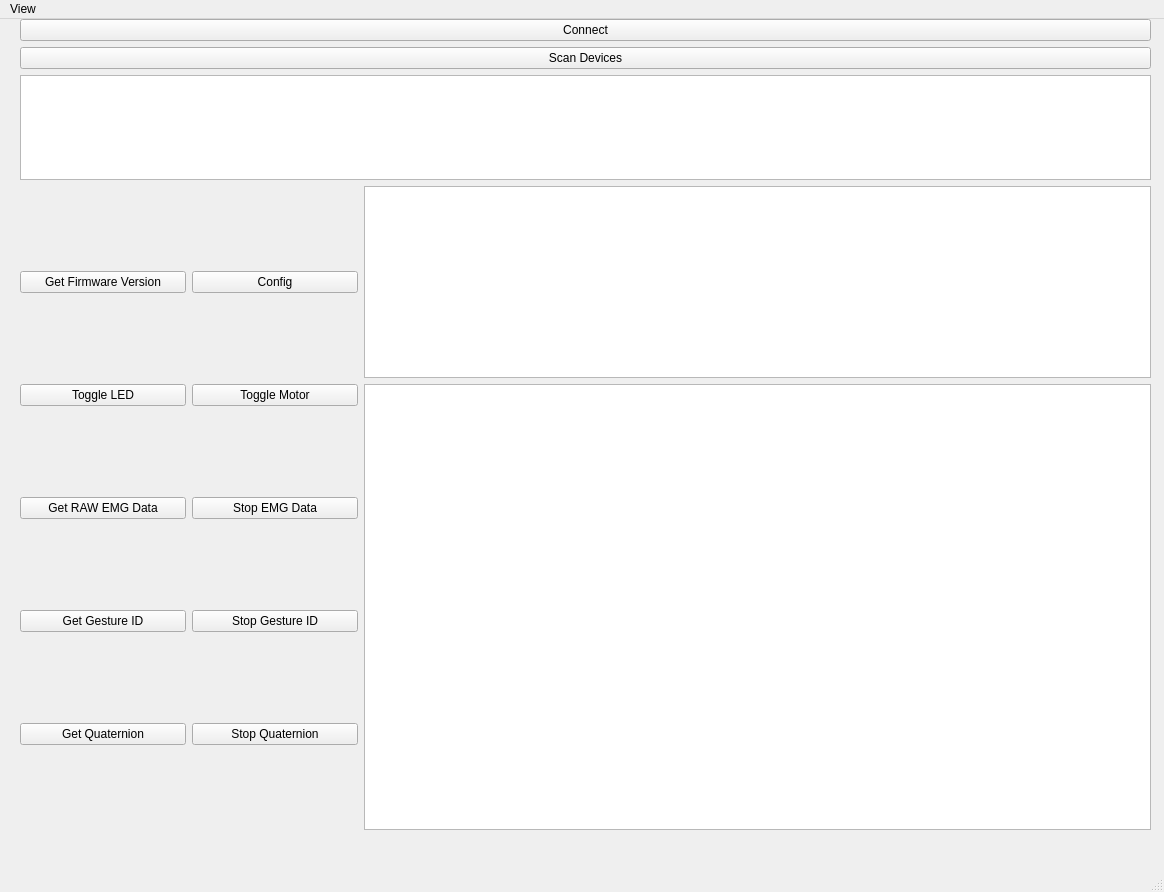
<?xml version="1.0" encoding="UTF-8"?>
<ui version="4.0">
 <class>MainWindow</class>
 <widget class="QMainWindow" name="MainWindow">
  <property name="geometry">
   <rect>
    <x>0</x>
    <y>0</y>
    <width>1164</width>
    <height>892</height>
   </rect>
  </property>
  <property name="windowTitle">
   <string>MainWindow</string>
  </property>
  <widget class="QWidget" name="centralwidget">
   <widget class="QWidget" name="layoutWidget">
    <property name="geometry">
     <rect>
      <x>20</x>
      <y>0</y>
      <width>1131</width>
      <height>811</height>
     </rect>
    </property>
    <layout class="QVBoxLayout" name="verticalLayout_4" stretch="20,80">
     <item>
      <layout class="QVBoxLayout" name="verticalLayout_3">
       <item>
        <layout class="QVBoxLayout" name="verticalLayout_5">
         <item>
          <widget class="QPushButton" name="connect_btn">
           <property name="text">
            <string>Connect</string>
           </property>
          </widget>
         </item>
         <item>
          <widget class="QPushButton" name="scan_btn">
           <property name="text">
            <string>Scan Devices</string>
           </property>
          </widget>
         </item>
         <item>
          <widget class="QListView" name="device_list"/>
         </item>
        </layout>
       </item>
      </layout>
     </item>
     <item>
      <layout class="QHBoxLayout" name="horizontalLayout_7" stretch="30,70">
       <item>
        <layout class="QVBoxLayout" name="verticalLayout">
         <item>
          <layout class="QHBoxLayout" name="horizontalLayout" stretch="50,50">
           <item>
            <widget class="QPushButton" name="firmware_btn">
             <property name="text">
              <string>Get Firmware Version</string>
             </property>
            </widget>
           </item>
           <item>
            <widget class="QPushButton" name="emg_btn">
             <property name="text">
              <string>Config</string>
             </property>
            </widget>
           </item>
          </layout>
         </item>
         <item>
          <layout class="QHBoxLayout" name="horizontalLayout_2">
           <item>
            <widget class="QPushButton" name="led_btn">
             <property name="text">
              <string>Toggle LED</string>
             </property>
            </widget>
           </item>
           <item>
            <widget class="QPushButton" name="motor_btn">
             <property name="text">
              <string>Toggle Motor</string>
             </property>
            </widget>
           </item>
          </layout>
         </item>
         <item>
          <layout class="QHBoxLayout" name="horizontalLayout_3">
           <item>
            <widget class="QPushButton" name="raw_emg_btn">
             <property name="text">
              <string>Get RAW EMG Data</string>
             </property>
            </widget>
           </item>
           <item>
            <widget class="QPushButton" name="stop_emg_btn">
             <property name="text">
              <string>Stop EMG Data</string>
             </property>
            </widget>
           </item>
          </layout>
         </item>
         <item>
          <layout class="QHBoxLayout" name="horizontalLayout_4">
           <item>
            <widget class="QPushButton" name="gesture_btn">
             <property name="text">
              <string>Get Gesture ID</string>
             </property>
            </widget>
           </item>
           <item>
            <widget class="QPushButton" name="stop_gesture_btn">
             <property name="text">
              <string>Stop Gesture ID</string>
             </property>
            </widget>
           </item>
          </layout>
         </item>
         <item>
          <layout class="QHBoxLayout" name="horizontalLayout_5">
           <item>
            <widget class="QPushButton" name="quaternion_btn">
             <property name="text">
              <string>Get Quaternion</string>
             </property>
            </widget>
           </item>
           <item>
            <widget class="QPushButton" name="stop_quat_btn">
             <property name="text">
              <string>Stop Quaternion</string>
             </property>
            </widget>
           </item>
          </layout>
         </item>
        </layout>
       </item>
       <item>
        <layout class="QVBoxLayout" name="verticalLayout_2" stretch="0,80">
         <item>
          <widget class="QListView" name="listView_2"/>
         </item>
         <item>
          <widget class="QListView" name="listView"/>
         </item>
        </layout>
       </item>
      </layout>
     </item>
    </layout>
   </widget>
  </widget>
  <widget class="QMenuBar" name="menubar">
   <property name="geometry">
    <rect>
     <x>0</x>
     <y>0</y>
     <width>1164</width>
     <height>27</height>
    </rect>
   </property>
   <widget class="QMenu" name="menuMode">
    <property name="title">
     <string>View</string>
    </property>
    <addaction name="actionEMG_Band"/>
    <addaction name="actionData_Visualization"/>
    <addaction name="actionClassification_Methods"/>
   </widget>
   <addaction name="menuMode"/>
  </widget>
  <widget class="QStatusBar" name="statusbar"/>
  <action name="actionEMG_Band">
   <property name="text">
    <string>EMG Band</string>
   </property>
  </action>
  <action name="actionData_Visualization">
   <property name="text">
    <string>Data Visualization</string>
   </property>
  </action>
  <action name="actionClassification_Methods">
   <property name="text">
    <string>Classification Methods</string>
   </property>
  </action>
 </widget>
 <resources>
  <include location="../../../../Downloads/QDarkStyleSheet-master/qdarkstyle/dark/darkstyle.qrc"/>
 </resources>
 <connections/>
</ui>
